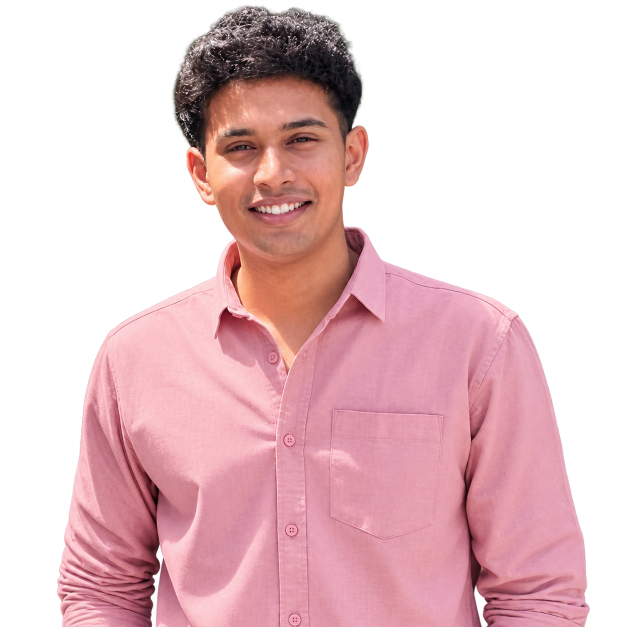
#> input picture photo.png, 1254 x 1254 px (shown at 1/2 size)
$ python -i generate_card.py   (imports and definitions only)
#> lines starting #> are read from the running program, lines starting #| are printed output that depends on the picture
import os, glob, json, html, math, random, urllib.request
from datetime import date, datetime, timezone
from PIL import Image, ImageOps, ImageDraw, ImageFilter

# ---------- edit this block ----------
USERNAME = "krithik-n25"
START = date(2024, 5, 12)         # uptime start, pick any date
PHOTO = "photo.png"               # crop tight on your face
INVERT = False                    # set True if your photo background is light
CITY, TZ = "Ahmedabad", "UTC+5:30"
SHAPES = ["code", "chip", "neural", "globe"]   # built in visuals that cycle after your photo
INFO = [
    ("Subject", "Krithik Naidu"),
    ("Role", "CSE Student"),
    ("Location", "Ahmedabad, Gujarat"),
    ("Education", "B.Tech CSE"),
    None,
    ("Language", "Python, JavaScript"),
    ("Stack", "FastAPI, Django, React, SQLite3"),
    ("Research", "Edge AI / TinyML review paper"),
    ("Status", "Open to collaborate"),
]
FOCUS = "ML . Backend Engg . Applied AI . Agentic AI"
CONTACT = [
    ("Mail", "nadiukrithik37@gmail.com"),
    ("LinkedIn", "linkedin.com/in/krithik-naidu-579400350/"),
    ("GitHub", USERNAME),
]
# Drop any extra pictures (png or jpg) into a folder called visuals/ and they join the cycle.
# --------------------------------------

W, H = 900, 560
BG, PANEL, LINE = "#0b1220", "#0d1526", "#1c2940"
CYAN, DIMT, WHITE, AMBER, GREEN, RED = "#22d3ee", "#6b7a90", "#f1f5f9", "#fbbf24", "#34d399", "#ff5f57"
DOT = "#a5e8f7"
MONO = "ui-monospace, SFMono-Regular, Menlo, Consolas, monospace"
TOKEN = os.environ.get("GITHUB_TOKEN")
NOW = datetime.now(timezone.utc)

COLS, ROWS, PITCH = 100, 115, 3   # dot grid, 300 x 345 px
SLOT, FADE = 5.0, 0.6             # seconds each visual stays, and crossfade time

# [35 lines left out: functions api, get_stats, uptime, not called in this run]

# ---------- visuals ----------
CW, CH = 400, 460
STROKE = 175   # below 255 so dithering gives a stippled look instead of solid lines

def canvas():
    im = Image.new("L", (CW, CH), 0)
    return im, ImageDraw.Draw(im)

def finish(im):
    return im.filter(ImageFilter.GaussianBlur(2.2))

# [46 lines left out: functions shape_code, shape_chip, shape_neural, shape_globe, not called in this run]

BUILTIN = {"code": shape_code, "chip": shape_chip, "neural": shape_neural, "globe": shape_globe}

def load_photo(path):
#> called with path = 'photo.png'
    img = Image.open(path).convert("L")
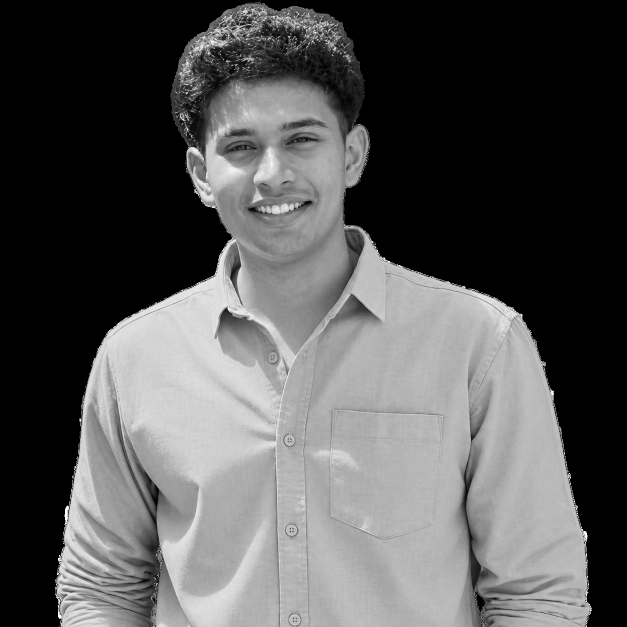
#> img: PIL image 1254x1254 L (shown at 1/2 size); min 0, max 255, mean 86
    img = ImageOps.autocontrast(img, cutoff=2)
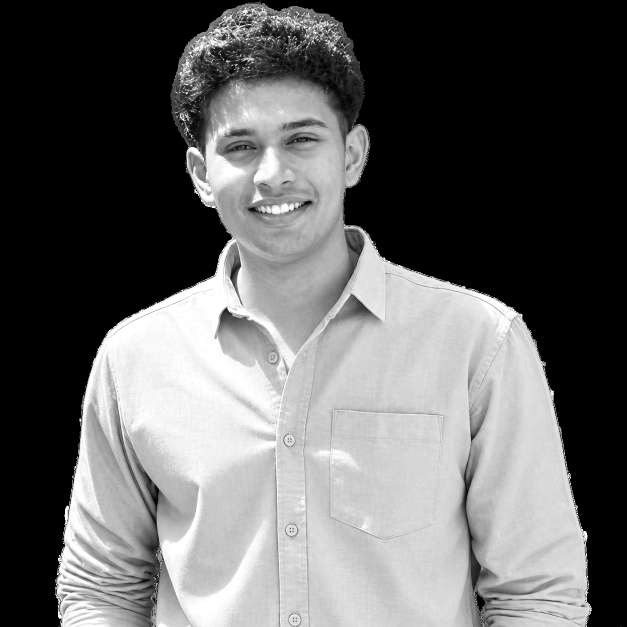
#> img: PIL image 1254x1254 L (shown at 1/2 size); min 0, max 255, mean 100.7
    w, h = img.size
#> w = 1254; h = 1254
    target = CH / CW
    ch = min(h, int(w * target))
#> ch = 1254
    cw = int(ch / target)
#> cw = 1090
    left, top = (w - cw) // 2, max(0, (h - ch) // 4)
#> left = 82; top = 0
    img = img.crop((left, top, left + cw, top + ch))
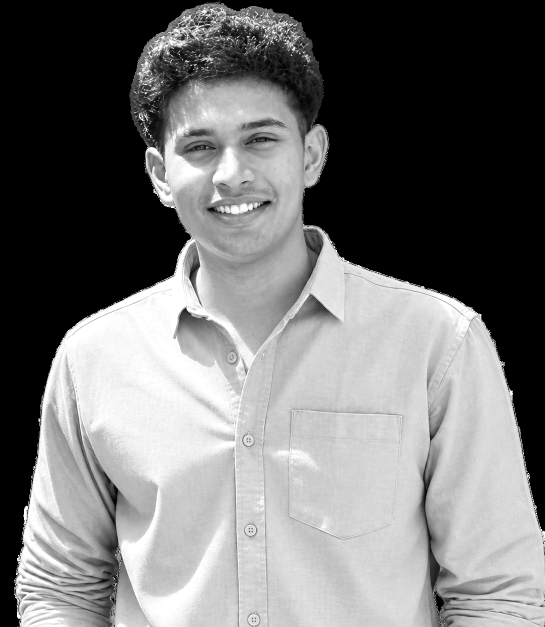
#> img: PIL image 1090x1254 L (shown at 1/2 size); min 0, max 255, mean 115.7
    if INVERT:
        img = ImageOps.invert(img)
    return img

# [31 lines left out: functions dither_points, collect_visuals, not called in this run]

def esc(s):
    return html.escape(str(s), quote=False)

# [118 lines left out: function build, not called in this run]

# [2 lines not run here, left out]

>>> result = load_photo('photo.png')
